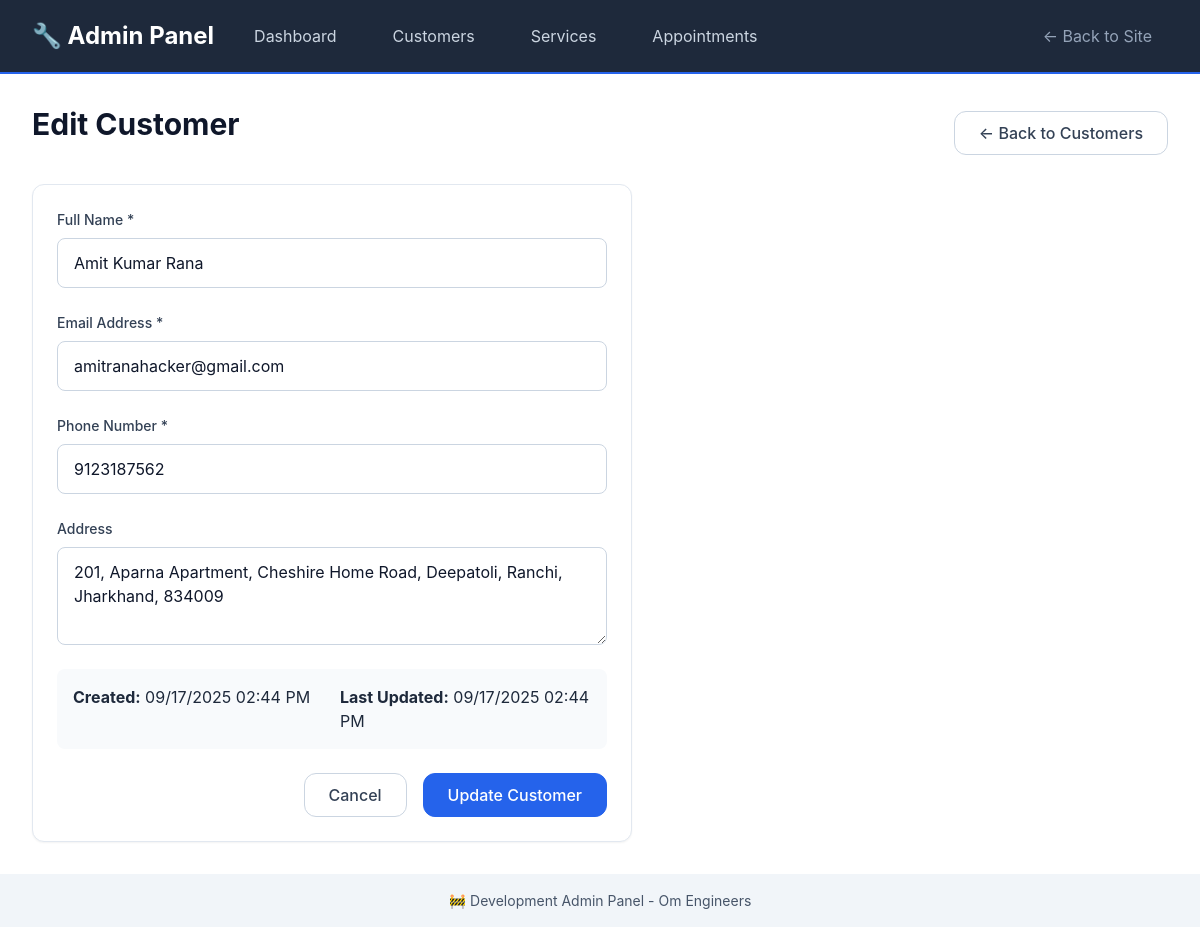
The page /admin/customers/1/edit on the database as committed earlier.
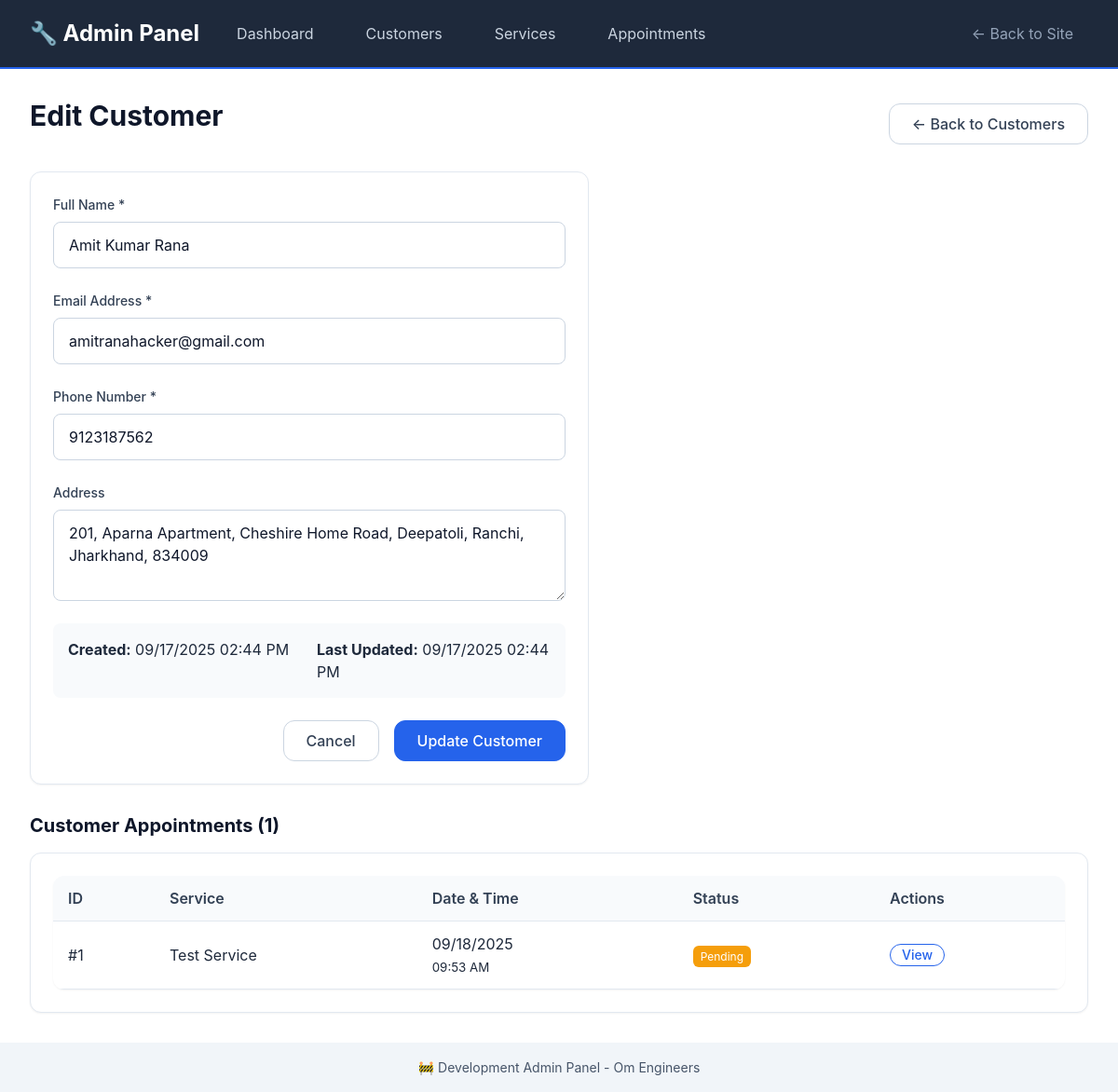
The same page on the database as committed later.
### models/appointment_db.py (models this page shows, shortened)
class Appointment(db.Model):
    __tablename__ = 'appointments'
    id: Mapped[int] = mapped_column(primary_key=True)
    customer_id: Mapped[int] = mapped_column(ForeignKey('customers.id'), nullable=False)
    service_id: Mapped[int] = mapped_column(ForeignKey('services.id'), nullable=False)
    appointment_date: Mapped[date] = mapped_column(Date, nullable=False, index=True)
    appointment_time: Mapped[time] = mapped_column(Time, nullable=False)
    appointment_type: Mapped[AppointmentType] = mapped_column(Enum(AppointmentType), default=AppointmentType.SERVICE)
    status: Mapped[AppointmentStatus] = mapped_column(Enum(AppointmentStatus), default=AppointmentStatus.PENDING, index=True)
    notes: Mapped[str] = mapped_column(Text, nullable=True)
    address: Mapped[str] = mapped_column(Text, nullable=True)
    estimated_duration: Mapped[str] = mapped_column(String(50), nullable=True)
    estimated_cost: Mapped[str] = mapped_column(String(50), nullable=True)
    actual_cost: Mapped[str] = mapped_column(String(50), nullable=True)
    technician_notes: Mapped[str] = mapped_column(Text, nullable=True)
    created_at: Mapped[datetime] = mapped_column(DateTime, default=datetime.utcnow)
    updated_at: Mapped[datetime] = mapped_column(DateTime, default=datetime.utcnow, onupdate=datetime.utcnow)
    completed_at: Mapped[datetime] = mapped_column(DateTime, nullable=True)
    cancelled_at: Mapped[datetime] = mapped_column(DateTime, nullable=True)
    customer = db.relationship('Customer', back_populates='appointments')
    service = db.relationship('Service', back_populates='appointments')

### models/service_db.py (models this page shows, shortened)
class Service(db.Model):
    __tablename__ = 'services'
    id: Mapped[int] = mapped_column(primary_key=True)
    name: Mapped[str] = mapped_column(String(100), nullable=False)
    description: Mapped[str] = mapped_column(Text, nullable=False)
    category: Mapped[str] = mapped_column(String(50), nullable=False, index=True)
    duration: Mapped[str] = mapped_column(String(50), nullable=False)
    price_range: Mapped[str] = mapped_column(String(50), nullable=False)
    icon: Mapped[str] = mapped_column(String(10), default="🔧")
    is_active: Mapped[bool] = mapped_column(Boolean, default=True, index=True)
    created_at: Mapped[datetime] = mapped_column(DateTime, default=datetime.utcnow)
    updated_at: Mapped[datetime] = mapped_column(DateTime, default=datetime.utcnow, onupdate=datetime.utcnow)
    appointments = db.relationship('Appointment', back_populates='service')

### routes/admin.py (the view)
@admin_bp.route('/customers/<int:customer_id>/edit')
def edit_customer(customer_id):
    customer = Customer.query.get_or_404(customer_id)
    return render_template('admin/customer_form.html', customer=customer)

### templates/admin/customer_form.html (shortened to what the changed rows need)
{% extends "admin/base.html" %}
{% block content %}
<div style="display: flex; justify-content: space-between; align-items: center; margin-bottom: var(--space-6);">
    <h1>{% if customer %}Edit Customer{% else %}Add New Customer{% endif %}</h1>
</div>
{% if customer and customer.appointments %}
<div style="margin-top: var(--space-8);">
    <h3>Customer Appointments ({{ customer.appointments|length }})</h3>
    <div class="card">
        <table class="admin-table">
            <thead>
                <tr>
                    <th>ID</th>
                    <th>Service</th>
                    <th>Date & Time</th>
                    <th>Status</th>
                    <th>Actions</th>
                </tr>
            </thead>
            <tbody>
                {% for appointment in customer.appointments %}
                <tr>
                    <td>#{{ appointment.id }}</td>
                    <td>{{ appointment.service.name if appointment.service else 'Unknown' }}</td>
                    <td>
                        {{ appointment.appointment_date.strftime('%m/%d/%Y') }}<br>
                        <small>{{ appointment.appointment_time.strftime('%I:%M %p') }}</small>
                    </td>
                    <td>
                        <span style="background-color:
                            {% if appointment.status.value == 'pending' %}var(--warning-color)
                            {% elif appointment.status.value == 'confirmed' %}var(--primary-color)
                            {% elif appointment.status.value == 'completed' %}var(--success-color)
                            {% elif appointment.status.value == 'cancelled' %}var(--error-color)
                            {% else %}var(--gray-400){% endif %};
                            color: var(--white); padding: var(--space-1) var(--space-2); border-radius: var(--border-radius-sm); font-size: var(--font-size-xs);">
                            {{ appointment.status.value.title() }}
                        </span>
                    </td>
                    <td>
                        <a href="{{ url_for('admin.edit_appointment', appointment_id=appointment.id) }}"
                           class="btn btn-sm btn-outline">View</a>
                    </td>
                </tr>
                {% endfor %}
            </tbody>
        </table>
    </div>
</div>
{% endif %}
{% endblock %}

Rows that differ between the two databases and show on the page:
added Appointment: id "1", service "Test Service", appointment_date "09/18/2025", appointment_time "09:53 AM", status.value "Pending"
Other text that changed with them:
{{ customer.appointments|length }}: (not shown) → "1"
text now shown: "Customer Appointments ( ) ID Service Date & Time Status Actions"
